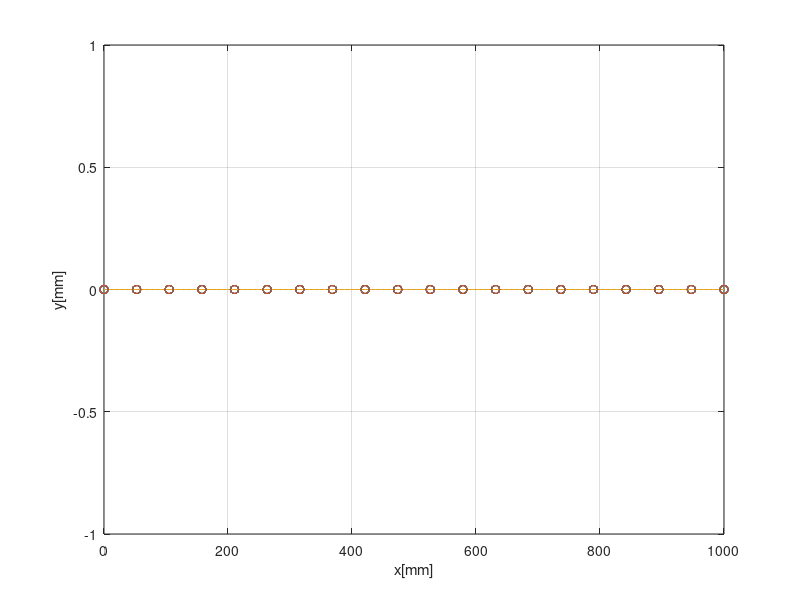

Recreate this plot in MATLAB. (Note: this script raises an error after producing the figure.)
clear
clc
close all

N = 20; % Numero nodi
L = 1000; % [mm] lunghezza trave
b = 30; % b e h cross section
thick = 20;
Area = b * thick;
J = 1/12 * b * thick^3;
rho = 6.1e-09; % ton/mm^3 density
x = linspace(0, L, 500)';
Lk = L/(N-1);
h = 0 : Lk : L;
E = 70000; %MPa

% Structure plot
figure
plot(x,zeros(length(x)), h, zeros(length(h)), 'o')
grid on
xlabel('x[mm]')
ylabel('y[mm]')

% Element matrices
Mk = rho * Area * Lk * [1./3.  0.          0.          1./6.  0.           0.
                    0.     13./35.     11.*Lk/210. 0.     9./70.       -13*Lk/420.
                    0.     11.*Lk/210. Lk^2/105.   0.     13*Lk/420.   -Lk^2/140.
                    1./6.  0.          0.          1./3.  0.           0.
                    0.     9./70.      13*Lk/420.  0.     13./35.      -11.*Lk/210.
                    0.     -13*Lk/420. -Lk^2/140.  0.     -11.*Lk/210. Lk^2/105.   ];

Kk_U = E*Area/Lk * [ 1 0 0 -1 0 0
                0 0 0  0 0 0 
                0 0 0  0 0 0 
                -1 0 0  1 0 0 
                0 0 0  0 0 0 
                0 0 0  0 0 0 ] ;
          
Kk_W = E*J * [ 0.    0.       0.      0.    0.       0.     
               0.  +12./Lk^3  6./Lk^2   0.  -12./Lk^3  6./Lk^2
               0.   6./Lk^2  +4./Lk     0.   -6./Lk^2  +2./Lk
               0.    0.       0.      0.    0.       0. 
               0.  -12./Lk^3  -6./Lk^2  0.  +12./Lk^3  -6./Lk^2
               0.   6./Lk^2  +2./Lk    0.   -6./Lk^2  +4./Lk    ] ;
         
Kk = Kk_U + Kk_W ;

% Vertical load on first node of 10th element
F0 = zeros(6,1);
F5 = zeros(6,1);
F5(2) = -200;

% Assembling the matrices
% Extraction matrices for inner elements
Extr = zeros(6, 3*N, N-1);
for k=2:N-2
    Extr(1:6,3*k-5:3*k,k) = eye(6);
end
% Extraction matrices for boundary elements, hinges on both sides
Extr(4:6,1:3,1) = eye(3);
Extr(3, 3*N - 5, 1) = 1;
Extr(1:2, 3*N-3:3*N-2, 1) = eye(2);

Extr(1:3,3*N-8:3*N-6,N-1) = eye(3);
Extr(6,3*N-4,N-1) = 1;
Extr(4:5,3*N-1:3*N,N-1) = eye(2);

Extr_tr = permute(Extr, [2,1,3]); % Trasposing every extraction matrix

for k = 1:N-1
    M(:,:,k) = Extr_tr(:,:,k) * Mk * Extr(:,:,k);
    K(:,:,k) = Extr_tr(:,:,k) * Kk * Extr(:,:,k);
end

M = sum(M,3);
K = sum(K,3);

F = Extr_tr(:,:,ceil(N/2)) * F5 + Extr_tr(:,:,ceil(N/2)+1) * F5;

MFF = M(1:3*N-4,1:3*N-4);
KFF = K(1:3*N-4,1:3*N-4);
FF = F(1:3*N-4);

% Structural Damping
B=[0.03;0.03];
AA=zeros(2,2);
for ii=1:2
    AA(ii,1)=1/(2* 400 * ii);
    AA(ii,2)= 400 * ii /2;
end
ab=AA\B;
alfa=ab(1);
beta=ab(2);
CFF=alfa*MFF+beta*KFF;
% CFF = zeros(size(CFF));
%
%
% State-space form
A = [-MFF\CFF -MFF\KFF ; eye(3*N-4) zeros(3*N-4)];
B = [inv(MFF) , zeros(3*N-4) ; zeros(3*N-4) , zeros(3*N-4)];
%
T0 = 0; Tf = 1;
X0 = zeros(6*N-8,1);
%
% X0=[0,-0.0782763855484922,-0.00147331552787100,0,-0.154361438431989,-0.00141115010185935,0,-0.226124725337766,-0.00130948071962665,0,-0.291560117149762,-0.00117129571842486,0,-0.348853112106295,-0.00100090017672054,0,-0.396451583075485,-0.000803962120125449,0,-0.433137225281823,-0.000587486508787415,0,-0.458093007412803,-0.000359685508508178,0,-0.470960744072080,-0.000129732674919879,0,-0.471677890620432,0.000104271508488855,0,-0.459883844569467,0.000344038621885447,0,-0.435533024229883,0.000579854110265148,0,-0.399075133736769,0.000802675525394747,0,-0.351410504265104,0.00100446909715868,0,-0.293830515278380,0.00117843653019483,0,-0.227949230970260,0.00131912251037786,0,-0.155632243828101,0.00142241760930341,0,-0.0789274040928020,0.00148549059045145,-0.00149422874025371,0.00150669464673537,0,0.170600136354939,0.00321645660874345,0,0.337261480947940,0.00310420254689339,0,0.496045558083205,0.00291712243859484,0,0.643014520724517,0.00265523115548730,0,0.774231454906348,0.00231854923586744,0,0.885760669131248,0.00190710251910314,0,0.973667959524404,0.00142092158361360,0,1.03402083956896,0.000860040960147391,0,1.06288872240163,0.000224498117885023,0,1.05758647620131,-0.000414792130960655,0,1.02040477558357,-0.000986914595992118,0,0.954879789713548,-0.00149183069043699,0,0.864549664739545,-0.00192950407194126,0,0.752954376459087,-0.00229990171707508,0,0.623635532340633,-0.00260299476628593,0,0.480136135469191,-0.00283875912641010,0,0.326000322822147,-0.00300717584930074,0,0.164773088536230,-0.00310823133272942,0.00325387563193015,-0.00314191740233835];
%
[T,X] = ode15s(@(T,X)fun_ode(T,X,MFF,CFF,KFF,FF,N),[T0 Tf],X0);
plot(T,X(:,3*N-4+3*N/2-1))
grid on
xlabel('t[s]')
ylabel('displacement middle [mm]')

ind = find(X(:,3*N-4+3*N/2-1)==max(X(:,3*N-4+3*N/2-1)));

%% Strain Field
% Displacement for the whole beam
X = X(ind,:)';
XF = X(3*N-3:end);
X = [XF ; zeros(4,1)];
csi = linspace(0,Lk,100)';
NU1=1-(csi)/Lk;
NU2=csi/Lk;
NW1=2*(csi/Lk).^3-3*(csi/Lk).^2+1;
NW2=Lk*((csi/Lk).^3-2*(csi/Lk).^2+csi/Lk);
NW3=-2*(csi/Lk).^3+3*(csi/Lk).^2;
NW4=Lk*((csi/Lk).^3-(csi/Lk).^2);
NN=[NU1,zeros(length(NU1),1),zeros(length(NU1),1),NU2,zeros(length(NU1),1),zeros(length(NU1),1);zeros(length(NU1),1),NW1,NW2,zeros(length(NU1),1),NW3,NW4];
for k  = 1:N-1
    u(:,k) = NN * Extr(:,:,k) * X;
end
uu = u(1:length(csi),:);
uu = uu(:);
ww = u(length(csi)+1:end,:);
ww = ww(:);
x = linspace(0,L,length(uu))';


% % Strain field for the whole beam
% %strain field
y = linspace(10,-10,30)';
B = zeros(length(csi),6,length(y));
B(:,1,:) = -1/Lk * ones(length(csi),length(y));
B(:,4,:) = -B(:,1,:);
dNW1 = 12*csi/Lk^3-6/Lk^2;
B(:,2,:) = dNW1 * (-y');
dNW2 = 6/Lk^2*csi - 4/Lk;
B(:,3,:) = dNW2 * (-y');
dNW3 = -dNW1;
B(:,5,:) = dNW3 * (-y');
dNW4 = 6/Lk^2*csi - 2/Lk;
B(:,6,:) = dNW4 * (-y');
epsilons = zeros(length(y),length(csi),N-1);
for k = 1:N-1
    X_k = Extr(:,:,k) * X;
    for jj = 1:length(y)
        epsilons(jj,:,k) = B(:,:,jj) * X_k;
    end
end
epsilon = epsilons(:,:);

figure
subplot(2,1,1)
plot(x+uu,ww,x,zeros(length(x)))
grid on
legend('deformed','undeformed')
title('displacement field')
xlabel('length [mm]')
ylabel('vertical displacement [mm]')
subplot(2,1,2)
mesh(x,y,epsilon)
xlabel('length [mm]')
ylabel('thickness [mm]')
colorbar
title('Strain field')


%% Non linear part
% First guess of sigma
sigma = E * epsilon;
figure
mesh(x,y,sigma)
xlabel('length [m]')
ylabel('thickness [m]')
colorbar
title('Stress field first guess')
ss = 0;
sf = 50;
Y = cos((sigma - ss)/(sf - ss));
xi = (1-Y)/2;
figure
mesh(x,y,xi)
title('detwinned martensitic fraction field guess')
xlabel('length [mm]')
ylabel('thickness [mm]')
colorbar

index2 = find(xi(1,:) == max(xi(1,:)));
figure
plot(y,xi(:,index2))
title('trend of detwinned martensitic fraction along thickness, beam center')
ylabel('xi')
xlabel('thickness')
